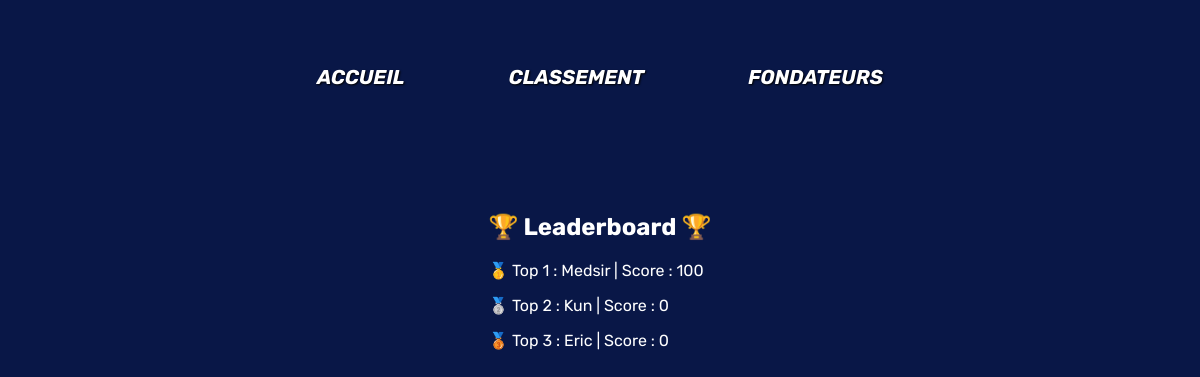
The app's page /leaderboard with its own data.
### tables this page shows
CREATE TABLE users (
    id INTEGER PRIMARY KEY AUTOINCREMENT,
    username TEXT NOT NULL,
    email TEXT NOT NULL,
    password TEXT NOT NULL);

CREATE TABLE leaderboard (
    id INT PRIMARY KEY,
    score TEXT NOT NULL,
    FOREIGN KEY (id) REFERENCES users(id)
    
);

### main.py (the view)
@app.route("/leaderboard")
def leaderboard():
    leaderboard_list = get_leaderboard()
    if len(leaderboard_list) < 10:
        liste=range(len(leaderboard_list))
    else:
        liste=range(10)
    return render_template("./leaderboard.html", leaderboard=leaderboard_list, iter_liste=liste)

### kfonctions.py (called while the page is built)
def get_leaderboard()->list[tuple]:
    try:
        con = sqlite3.connect("./database/database.db")
        cur = con.cursor()
        sqlreq = f"SELECT score, username FROM leaderboard JOIN users ON users.id = leaderboard.id ORDER BY score DESC"
        res = cur.execute(sqlreq)
        reslist = res.fetchall()
        con.close()
        print("test", reslist)
        return reslist
    except Exception as erreur:
        print("Erreur dans get_leaderboard() :", erreur)
        return []

### templates/leaderboard.html (shortened to what this page needs)
<!DOCTYPE html>
<html>
<head>
    <link rel="stylesheet" href="{{url_for('static', filename='leaderboard.css')}}">
</head>
<body class="leaderboard_body">
    <div class="haut_de_page">
        <div class="container_main">
            <div class="header">
                <a class="header_link" href="/">ACCUEIL</a>
                <a class="header_link" href="leaderboard">CLASSEMENT</a>
                <a class="header_link" href="/">FONDATEURS</a>
            </div>
            <div class="leaderboard_container">
                <div class="leaderboard">
                    <h2 class="leaderboard_title"> 🏆 Leaderboard 🏆 </h2>
                    {% for i in iter_liste %}
                        {% if i == 0 : %}
                        <p> 🥇 Top {{i+1}} : {{leaderboard[i][1]}} | Score : {{leaderboard[i][0]}}</p>
                        {% elif i == 1 %}
                        <p> 🥈 Top {{i+1}} : {{leaderboard[i][1]}} | Score : {{leaderboard[i][0]}}</p>
                        {% elif i == 2 %}
                        <p> 🥉 Top {{i+1}} : {{leaderboard[i][1]}} | Score : {{leaderboard[i][0]}}</p>
                        {% else %}
                        <p> Top {{i+1}} : {{leaderboard[i][1]}} | Score : {{leaderboard[i][0]}}</p>
                        {% endif %}
                    {% endfor %}
                </div>
            </div>
            </div>
</body>
</html>

### static/leaderboard.css (style rules this page uses)
body { background-color: rgb(9, 23, 71); }
html { scroll-behavior: smooth; }
.container_main { padding: 65px 80px 160px; background-size: cover; animation-timeline: scroll(); }
.header { font-family: 'Rubik', sans-serif; font-weight:bolder; font-style: italic; display: flex; justify-content: center; font-size: 20px; }
.header_link { color: white; text-decoration: none; margin-inline: 5%; text-shadow: 1px 1px 2px black; }
.leaderboard_container { margin: 10%; display: flex; justify-content: center; }
.leaderboard { color:white; font-family: 'Rubik', sans-serif;; }

### static/styles.css (style rules this page uses)
html { height: 100%; }
body { margin: 0px; height: 100%; }

### records on screen
users: username "Medsir"
leaderboard: score "100"
users: username "Kun"
leaderboard: score "0"
users: username "Eric"
leaderboard: score "0"

### other values on screen
{{ i+1 }} "1"
{{ i+1 }} "2"
{{ i+1 }} "3"
